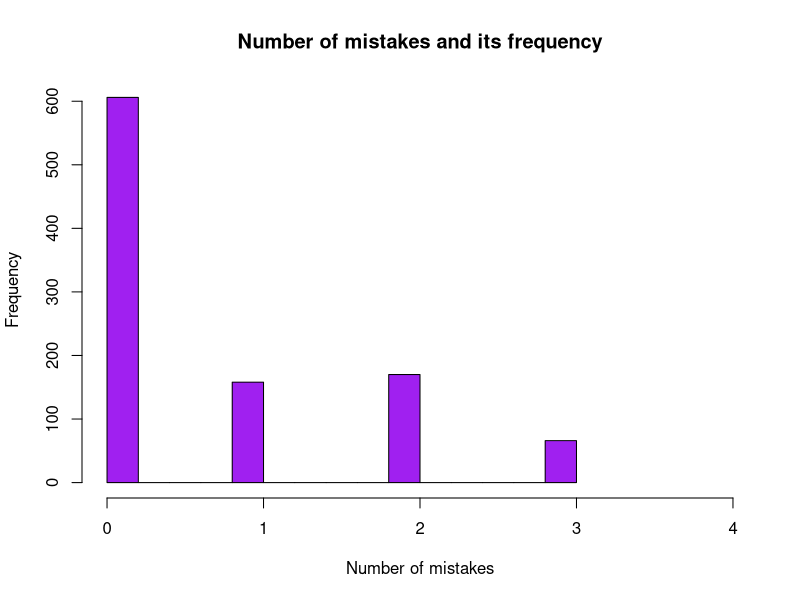
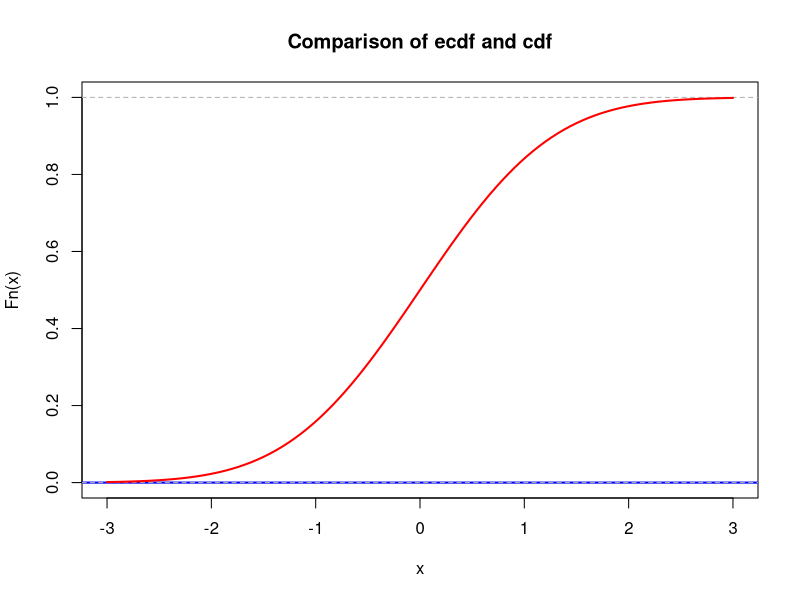
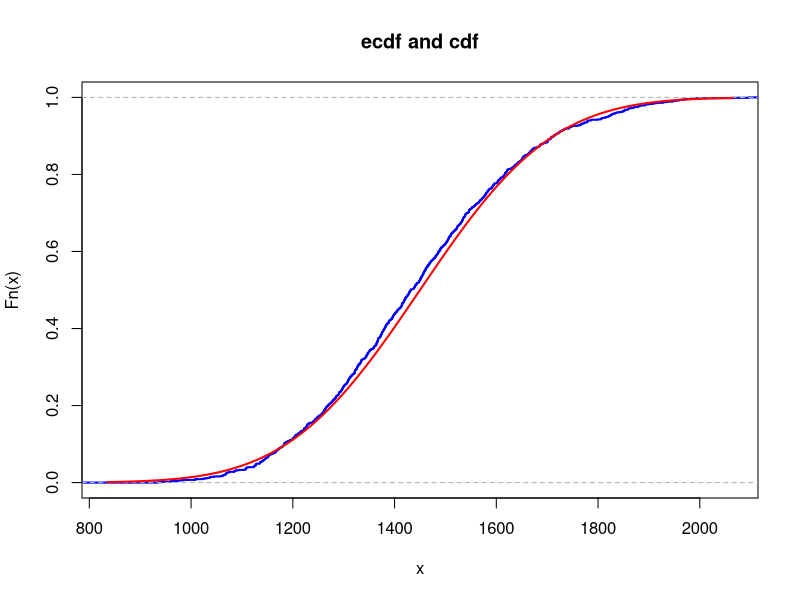

Generate these figures, in order, with R:
## ---- chunk 1
id <- 19                  
set.seed(id)
p <- id/100

# matrices G and H
G <- matrix(c(1, 1, 1, 0, 0, 0, 0,
		1, 0, 0, 1, 1, 0, 0,
		0, 1, 0, 1, 0, 1, 0,
		1, 1, 0, 1, 0, 0, 1), nrow = 4, byrow = TRUE)
H <- t(matrix(c(1, 0, 1, 0, 1, 0, 1,
		0, 1, 1, 0, 0, 1, 1,
		0, 0, 0, 1, 1, 1, 1), nrow = 3, byrow = TRUE))
print("The matrix G is: \n")
G  
print("The matrix H is: \n")
H
print("The product GH must be zero: \n")
(G%*%H) %%2
## ---- chunk 2
# generate N messages

message_generator <- function(N) {
  matrix(sample(c(0,1), 4*N, replace = TRUE), nrow = N)
}  
messages <- message_generator(1000)
codewords <- (messages %*% G) %% 2
#messages
#codewords
## ---- chunk 3
#generates matrix of error for each message 1 - the bit will be wrong
generate_errors <- function(N){
  matrix(sample(0:1, 7*N, replace=T, prob=c(1-p,p)), nrow = N)
}

print("codewords:")
codewords[(1:10),]

errors <- generate_errors(1000)
print("errors:")
errors[(1:10),]
## ---- chunk 4
#corrupting the original messages
received <- (codewords + errors) %% 2
print("received:")
received[(1:10),]

#finding the syndrome vector for finding the bit with mistake
syndrome_vector <- (received %*% H) %% 2
#print("syndrome vector")
#syndrome_vector[(1: 10), ]

#gets number of the bit with mistake using syndrome vector
get_number_bit = function(M){
  z1 = M[1]
  z2 = M[2]
  z3 = M[3]
  return(z1+2*z2+4*z3)
}

#finding the bit with error for each received message
number_bit_with_error <- apply(syndrome_vector, 1, get_number_bit)
print("number bit with error")
number_bit_with_error[(1:10)]


received_corrected = received
#correcting the bit with error by just reversing it
for(row in 1:nrow(received_corrected)) {
    received_corrected[row, number_bit_with_error[row]] = (received_corrected[row, number_bit_with_error[row]]+1)%%2
}
print("received corrected:")
received_corrected[(1:10),]
## ---- chunk 5
#decoding the message by deleating all parity bits
decoded <- cbind(received_corrected[,3], received_corrected[,5], received_corrected[,6], received_corrected[,7])
print("messages:")
messages[(1:10),]
print("decoded")
decoded[(1:10), ]

#finding the sum of wrongly decoded messages
p_hat <- sum(
  decoded[,1]==messages[,1] & 
  decoded[,2]==messages[,2]&
  decoded[,3]==messages[,3]&
  decoded[,4]==messages[,4]
  ) / nrow(decoded)
print("p hat")
p_hat
## ---- chunk 6
#calculating the number of mistakes in each message
number_of_mistakes = c()
print(number_of_mistakes)
for(row in 1:nrow(messages)) {
  i = 0
    for(col in 1:ncol(messages)) {
      if (messages[row, col] != decoded[row, col])
        i = i+1
    }
  number_of_mistakes<-append(number_of_mistakes, i)
}

#making the histogram
hist(number_of_mistakes, xlim = c(0,4), col="purple", xlab = "Number of mistakes", main="Number of mistakes and its frequency")

## ---- chunk 7
lambda <- 1  # change this!
N <- 100     # change this!
mu <- N * lambda
K <- 1e3
n <- 5
sample_means <- colMeans(matrix(rpois(n*K, lambda = mu), nrow=n))
## ---- chunk 8
mu <- 0       # change this!
sigma <- 1    # change this!
## ---- chunk 9
xlims <- c(mu-3*sigma,mu+3*sigma)
Fs <- ecdf(sample_means)
plot(Fs, 
     xlim = xlims, 
     ylim = c(0,1),
     col = "blue",
     lwd = 2,
     main = "Comparison of ecdf and cdf")
curve(pnorm(x, mean = mu, sd = sigma), col = "red", lwd = 2, add = TRUE)
## ---- chunk 10
nu1 <- id + 10
K <- 1e3
n <- 50    # 10, 50
sample_means <- colSums(matrix(rexp(n*K, rate = 1/nu1), nrow=n))
## ---- chunk 11
mu <- n*nu1
sigma <- sqrt(n) * nu1
## ---- chunk 12
x <- seq(0,0.200,by=0.001)

xlims <- c(mu-3*sigma,mu+3*sigma)
Fs <- ecdf(sample_means)
plot(Fs, 
     xlim = xlims, 
     col = "blue",
     lwd = 2,
     main = "ecdf and cdf")
curve(pnorm(x, mean = mu, sd = sigma), col = "red", lwd = 2, add = TRUE)

max(abs(ecdf(sample_means)(x)-pnorm(x,mean = mu, sd = sigma)))
